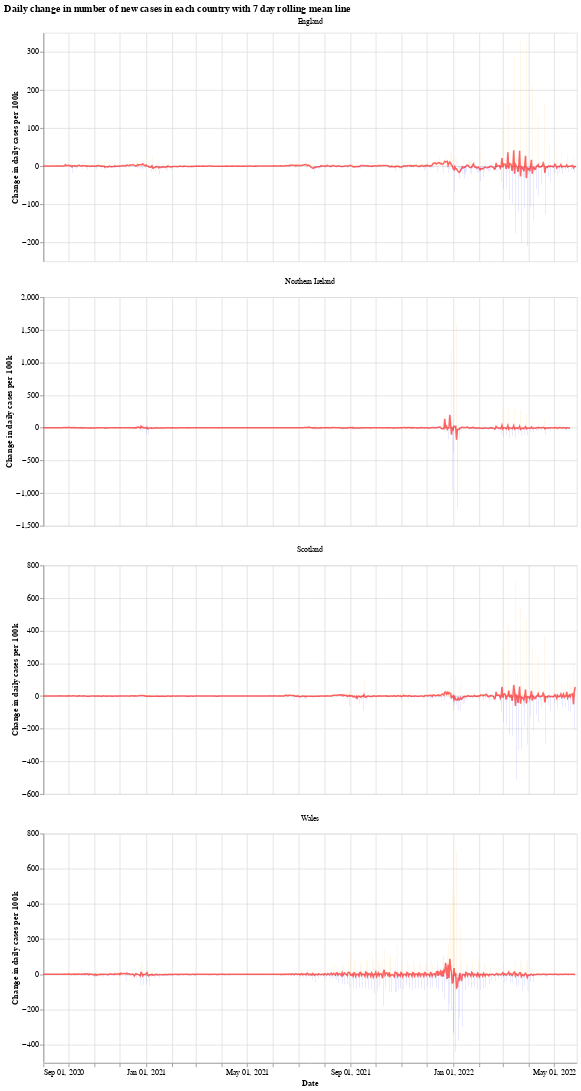

Notebook code cell kept with this figure:
### Markdown cell above
We will use the Python library `Altair` for visualising the data, see the [altair docs](https://altair-viz.github.io/) for more information.

First we have a graph which shows the daily change in the number of new cases for each country. This number jumps up and down all over the place, which is likely due to delay in reporting of new cases over the weekend. Another interesting thing is that it looks like the daily cases in Wales experienced a much shorter period of calm over the summer (calm in the sense of daily cases not jumping up and down).

The orange bars are days when the number of new cases (per 100k population) was more than the previous day, while the blue are days when the number of new cases dropped. The red line is the 7 day moving average. 

When the moving average line is below 0, it means that there is a consistent drop in new cases. We can see this clearly happening around the times that lockdowns were introduced (though, to varying degrees). I will update the graphs soon with a marker of when each lockdown started.

### Code cell
# collapse
import altair as alt

bars = alt.Chart(uk_cases).mark_bar().encode(
    x=alt.X("yearmonthdate(date):T", axis=alt.Axis(title='Date')),
    y=alt.Y("casesChangeRate:Q", axis=alt.Axis(title='Change in daily cases per 100k')),
    tooltip='casesChange',
    color=alt.condition(
        alt.datum.casesChangeRate > 0,
        alt.value("orange"),  # The positive color
        alt.value("blue")  # The negative color
    )
).properties(title='Daily change in number of new cases with 7 day rolling mean',width=700).interactive()

line = alt.Chart(uk_cases).mark_line(
    color='red',
    size=2,
    opacity=0.6
).transform_window(
    rolling_mean='mean(casesChangeRate)',
    frame=[0, 7],
    groupby=['areaName']
).encode(
    x='yearmonthdate(date):T',
    y='rolling_mean:Q'
)

alt.layer(bars, line, data=uk_cases).facet(alt.Column(
    'areaName', title=''), columns=1).resolve_scale(y='independent').properties(title='Daily change in number of new cases in each country with 7 day rolling mean line')

### Figure 1 — Vega-Lite specification as saved in the notebook (floating-point values rounded to 4 significant figures; data arrays with more than 128 entries replaced by an {"elided": "..."} marker saying what was removed)
{"config": {"view": {"continuousWidth": 400, "continuousHeight": 300}}, "data": {"name": "data-9224710df1ba1060a612d80827af68c8"}, "facet": {"type": "nominal", "field": "areaName", "title": ""}, "spec": {"layer": [{"mark": "bar", "encoding": {"color": {"condition": {"value": "orange", "test": "(datum.casesChangeRate > 0)"}, "value": "blue"}, "tooltip": {"type": "quantitative", "field": "casesChange"}, "x": {"type": "temporal", "axis": {"title": "Date"}, "field": "date", "timeUnit": "yearmonthdate"}, "y": {"type": "quantitative", "axis": {"title": "Change in daily cases per 100k"}, "field": "casesChangeRate"}}, "selection": {"selector001": {"type": "interval", "bind": "scales", "encodings": ["x", "y"]}}, "title": "Daily change in number of new cases with 7 day rolling mean", "width": 700}, {"mark": {"type": "line", "color": "red", "opacity": 0.6, "size": 2}, "encoding": {"x": {"type": "temporal", "field": "date", "timeUnit": "yearmonthdate"}, "y": {"type": "quantitative", "field": "rolling_mean"}}, "transform": [{"window": [{"op": "mean", "field": "casesChangeRate", "as": "rolling_mean"}], "frame": [0, 7], "groupby": ["areaName"]}]}]}, "columns": 1, "resolve": {"scale": {"y": "independent"}}, "title": "Daily change in number of new cases in each country with 7 day rolling mean line", "$schema": "https://vega.github.io/schema/vega-lite/v4.8.1.json", "datasets": {"data-9224710df1ba1060a612d80827af68c8": {"elided": "2527 records"}}}
